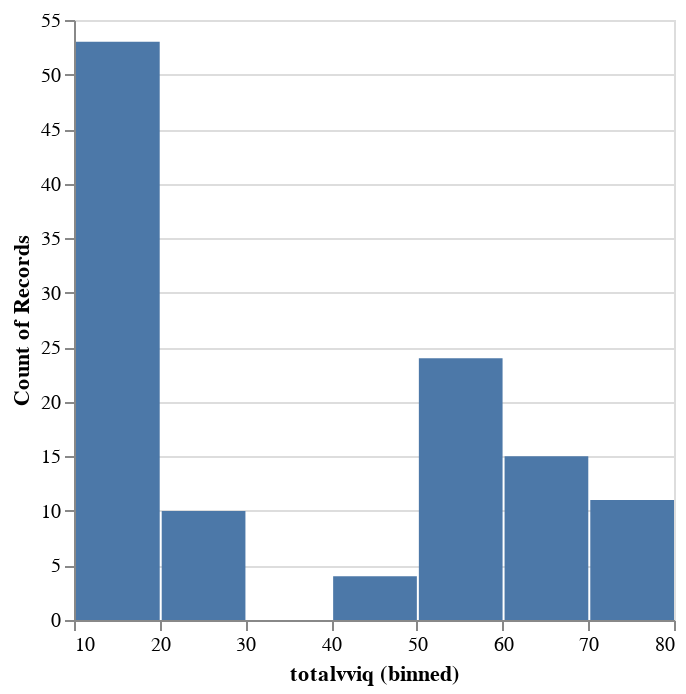

The notebook cell this image was saved under:
### Code cell
# Altair in Lite: let's create a bar chart for the biggest bands (more than 100 fans)
alt.Chart(df).mark_bar().encode(
    alt.X("totalvviq", bin=True),
    y='count()',
)
